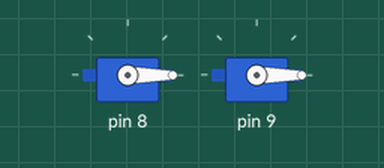
This sketch was run on a simulated Arduino Uno, built with avr-gcc and run on an emulated ATmega328P. On the bench: 2 × servo.

Above: at 0.05 s.
At 6.0 s:
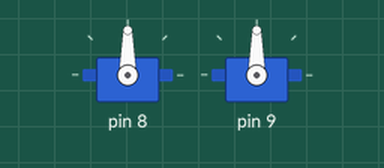
Timing chart, 0 to 7.8 s (numbered marks = the images above):
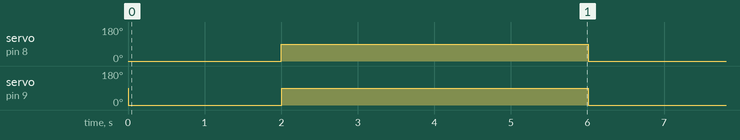

The sketch:

continous_servo.ino
```cpp
#include <Servo.h>

Servo servos[13];

/***   Global variables   ***/

/***   Function declaration   ***/

void setup()
{


  servos[8].attach(8);

  servos[9].attach(9);

}


void loop()
{
    servos[8].write(0);
    delay(1);
    servos[9].write(0);
    delay(1);
    delay(2000);
    servos[8].write(90);
    delay(1);
    servos[9].write(90);
    delay(1);
    delay(2000);
    servos[8].write(90);
    delay(1);
    servos[9].write(90);
    delay(1);
    delay(2000);

}

/***   Function definition   ***/
```

Measured:
- by itself, servo on pin 8, servo on pin 9: alternates 90° for 4.0 s and 0° for 2.0 s
